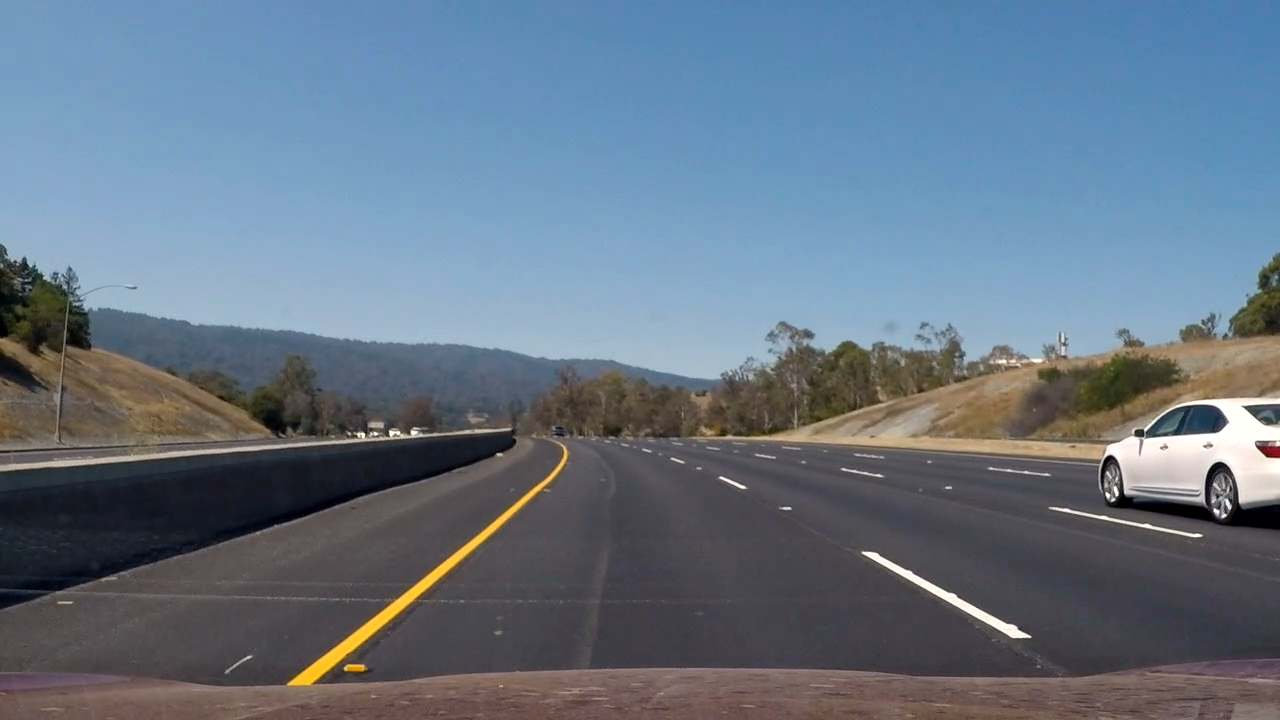
#> input picture project_test_images/176.jpg, 1280 x 720 px; its folder holds 2 pictures in this run
$ jupyter execute --allow-errors explore.ipynb   (shell and % lines are left out)   (older library calls are emulated)
#> lines starting #> are read from the running program, lines starting #| are printed output that depends on the picture
### data.py
from glob import glob
import pandas as pd
from pandas import DataFrame, Series

def retrieve_data(category):
    paths = glob("training_images/" + category + "/*", recursive=True)
    subcategories = [path.split('/')[-1] for path in paths]
    images = []

    dfs = []
    for subcategory in subcategories:
        images = glob("training_images/" + category + "/" + subcategory + "/*.png", recursive=True)
        dfs.append(DataFrame([{"category": category, "subcategory": subcategory, "image": image} for image in images])[["category", "subcategory", "image"]])
    # For ordering purposes - reindex the categories
    return pd.concat(dfs)

### explore.ipynb
[cell 1]
import data
from sklearn.model_selection import ShuffleSplit
from skimage.feature import hog
from sklearn.preprocessing import MinMaxScaler, LabelEncoder
import preprocess
import cv2
import itertools
import matplotlib.image as mpimg
import pandas as pd
import numpy as np
import model
import copy
import matplotlib.gridspec as gridspec
import matplotlib.pyplot as plt
import glob
import slide
import postprocess

#> (a cell that did not finish here is left out)

#> (a cell that did not finish here is left out)

#> (a cell that did not finish here is left out)

## HOG Feature hyper-parameter training

[cell 5]
# Extract HOG features and optimize the hyperparameters

X_scaler = MinMaxScaler()
#X_scaler.fit_transform(X_train)

# Assume we can optimize variables independently
# Hence, we start with some basic parameters which we will then modify.
colorspace = 'RGB'
orient = 9 # number of orientation bins
pix_per_cell = 8 # number of pixels to calculate the gradient
cell_per_block = 2 # the local area over which the histogram counts in a given cell will be normalized

# Since hog takes a single channel, iterate over different channels
colorspaces = ['RGB', 'HSV', 'LUV', 'HLS', 'YUV', 'YCrCb']
orients = range(7, 13) # 7 to 12
pix_per_cells = range(6, 11) # 6 to 10
cell_per_blocks = range(1, 4) #1 to 3)

def get_all_hog_features(df, colorspace, orient, pix_per_cell, cell_per_block):
    total_hog_features = []
    for (idx, item) in df.iterrows():
        # Read in image
        img = cv2.imread(item['image'])
        #img = mpimg.imread(item['image'])
        if colorspace != 'RGB':
            conv_img = cv2.cvtColor(img, eval("cv2.COLOR_BGR2" + colorspace))
        else:
            conv_img = np.copy(img)

        hog_features = []
        for chan in range(conv_img.shape[2]):
            hog_features = np.hstack([hog_features, preprocess.get_hog_features(conv_img[:,:,chan], orient, pix_per_cell, cell_per_block, vis=False, feature_vec=True)])

        total_hog_features.append(hog_features)

    return np.array(total_hog_features)

def optimize_parameter_set(params_set):
    test_accuracies = []
    for params in params_sets:
        train_df = subset_df[subset_df['dataset'] == 'train']
        test_df = subset_df[subset_df['dataset'] == 'test']

        X_train = get_all_hog_features(train_df,
                                       params["colorspace"],
                                       params["orient"],
                                       params["pix_per_cell"],
                                       params["cell_per_block"])
        X_train = X_scaler.fit_transform(np.array(X_train))
        le = LabelEncoder()
        y_train = le.fit_transform(train_df['category'])
        svc_model = model.return_model()
        svc_model.fit(X_train, y_train)

        X_test = get_all_hog_features(test_df,
                                       params["colorspace"],
                                       params["orient"],
                                       params["pix_per_cell"],
                                       params["cell_per_block"])
        X_test = X_scaler.transform(np.array(X_test))
        y_test = le.transform(test_df['category'])
        test_accuracy = svc_model.score(X_test, y_test)
        print('Test Accuracy of SVC = ', svc_model.score(X_test, y_test))
        test_accuracies.append(test_accuracy)

    optimum_params = params_sets[np.argmax(test_accuracies)]
    return optimum_params, np.max(test_accuracies)

indp_params_to_optimize = [("colorspace", colorspaces), ("orient", orients), ("pix_per_cell", pix_per_cells), ("cell_per_block", cell_per_blocks)]

# starting point
base_params = {"colorspace": 'RGB', "orient": 9, "pix_per_cell": 8, "cell_per_block": 2}
#> (the rest of this cell did not finish here and is left out)

[cell 6]
# From the above run and analyzing the trends of gridsearch, we choose the following hyperparameters:

colorspace = 'YUV'
orient = 10 # number of orientation bins (we didn't choose 12 because we see that 11 actually goes down - we don't want to overfit!)
pix_per_cell = 8 # number of pixels to calculate the gradient
cell_per_block = 2 # the local area over which the histogram counts in a given cell will be normalized

# Create a model using all the data (Balance the vehicles and non-vehicles classes through sampling for removing bias)
#> (the rest of this cell did not finish here and is left out)

#> (a cell that did not finish here is left out)

[cell 8]
# Read in test images and find the horizon

test_image_paths = glob.glob("test_images/*.jpg")

for path in test_image_paths:
    img = plt.imread(path)
    fig = plt.figure(figsize=(10,10))
    ax = plt.subplot(221)
    ax.imshow(img)

    # Draw a line representing the horizon cutoff
    overlay = np.zeros_like(img)
    y_coord = 430
    overlay[y_coord-4:y_coord+4, :,1] = 255
    img = cv2.addWeighted(img, 1, overlay, 1, 0)

    ax = plt.subplot(222)
    ax.imshow(img)

    plt.show()

[cell 9]
# Create a function that linearly scales width as it progresses down the image such that it
# boxes in the closest car

def estimate_width(offset_px):
    return max(int(offset_px * 45 / 14), 10), max(int(offset_px * 45 / 7), 10)

# Read in test images and find the horizon

offset = 10

#> (the rest of this cell did not finish here and is left out)

[cell 10]
# Test the bounding strip on a nearer car

offset = 25

#> (the rest of this cell did not finish here and is left out)

[cell 11]
# Extract a critical video frame from the project

def extract_vid_frames():
    vidcap = cv2.VideoCapture('project_video.mp4')
    success,image = vidcap.read()
    count = 0
    success = True
    while success:
        success,image = vidcap.read()
        #cv2.imwrite("frame%d.jpg" % count, image)     # save frame as JPEG file
        if cv2.waitKey(10) == 27:                     # exit if Escape is hit
            break
        if count in [176, 731] :
            # Convert to RGB
            image_rgb = cv2.cvtColor(image, cv2.COLOR_BGR2RGB)
            plt.imsave("project_test_images/%d.jpg" % count, image_rgb)
        count += 1

#extract_vid_frames()
# There are 1260 frames

[cell 12]
# Test the bounding strip on extracted images of the project video

offset = 35

path = glob.glob("project_test_images/*.jpg")[0]

img = plt.imread(path)
#> img is the input picture: shape (720, 1280, 4) float32; mean R, G, B, A 0.4, 0.46, 0.523, 1
fig = plt.figure(figsize=(10,10))
ax = plt.subplot(221)
ax.imshow(img)

# Draw a line representing the horizon cutoff
overlay = np.zeros_like(img)
y_coord = 430 + offset
overlay[y_coord-4:y_coord+4, :,1] = 255

min_width, max_width = estimate_width(offset)
overlay[y_coord-int(min_width/2):y_coord+int(min_width/2), :,0] = 255
overlay[y_coord-int(max_width/2):y_coord+int(max_width/2), :,2] = 255

img = cv2.addWeighted(img, 1, overlay, 1, 0)

ax = plt.subplot(222)
ax.imshow(img)

plt.show()
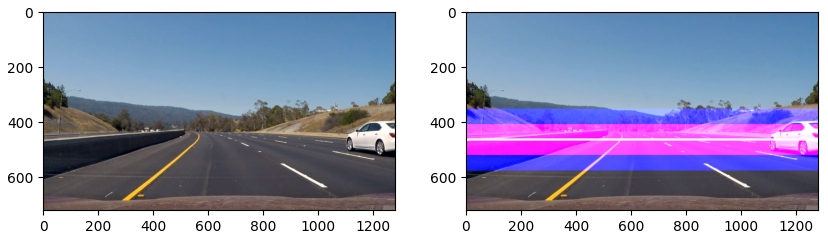
#> figure drawn by matplotlib, 2 panels

[cell 13]
# Test the bounding strip on extracted images of the project video

offset = 60

path = glob.glob("project_test_images/*.jpg")[1]

img = plt.imread(path)
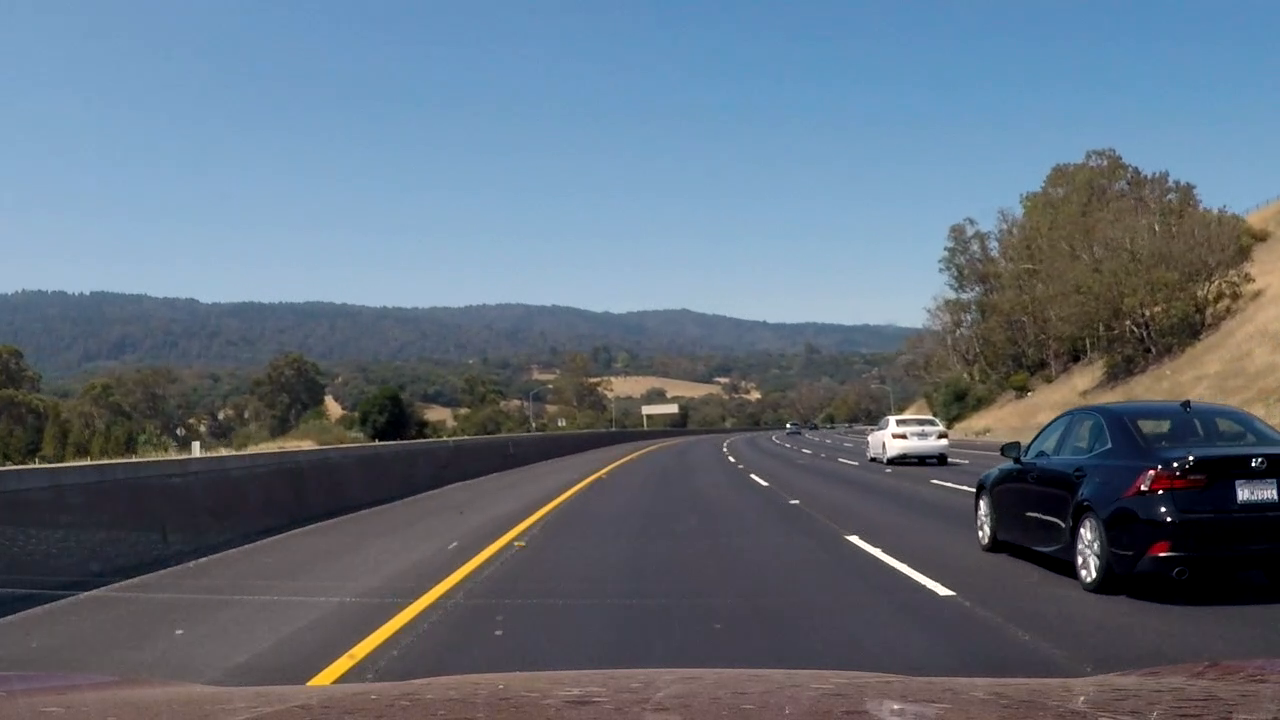
#> input picture project_test_images/731.jpg, 1280 x 720 px
#> img is the input picture: shape (720, 1280, 4) float32; mean R, G, B, A 0.383, 0.433, 0.488, 1
fig = plt.figure(figsize=(10,10))
ax = plt.subplot(221)
ax.imshow(img)

# Draw a line representing the horizon cutoff
overlay = np.zeros_like(img)
y_coord = 430 + offset
overlay[y_coord-4:y_coord+4, :,1] = 255

min_width, max_width = estimate_width(offset)
overlay[y_coord-int(min_width/2):y_coord+int(min_width/2), :,0] = 255
overlay[y_coord-int(max_width/2):y_coord+int(max_width/2), :,2] = 255

img = cv2.addWeighted(img, 1, overlay, 1, 0)

ax = plt.subplot(222)
ax.imshow(img)

plt.show()
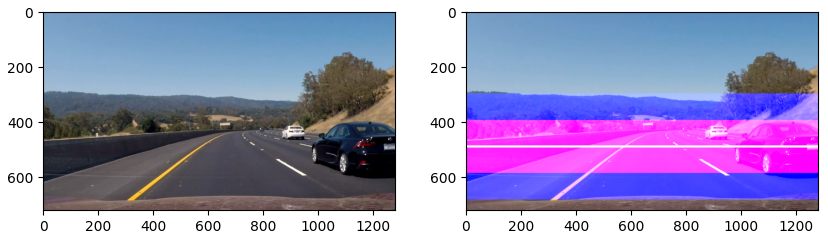
#> figure drawn by matplotlib, 2 panels

[cell 14]
# Experiment with bbox sizin

# scan linearly 20 rows
n_rows = 20
width_step_proportion = 0.25 # Amount of width to skip
n_y_windows_per_row = 4
n_x_windows_per_row = 5

path = glob.glob("project_test_images/*.jpg")[0]
img = plt.imread(path)

horizon = 430

bboxes = []
for row in range(n_rows):
    y_offset = row * (img.shape[0] - horizon) / n_rows
    y_offset = 35
    min_car_height, max_car_height = estimate_width(y_offset)
    # There's more variability in the width of a car than the height:
    car_min_width, car_max_width = min_car_height, int(1.5 * max_car_height)

    # Create a grid of boxes
    for height in np.linspace(min_car_height, max_car_height, n_y_windows_per_row):
        x_coord = 0
        for width in np.linspace(car_min_width, car_max_width, n_x_windows_per_row):
            for x_offset in np.arange(0, img.shape[1], int(width * width_step_proportion)):
                # Draw bboxes about the y-axis where the x_offset is from 0 to end - width
                bboxes.append(((int(x_offset), horizon + y_offset - int(height/2)), (int(x_offset + width), horizon + y_offset + int(height/2))))

print("# bboxes: ", len(bboxes))
#| # bboxes:  10800
#> (the rest of this cell did not finish here and is left out)
